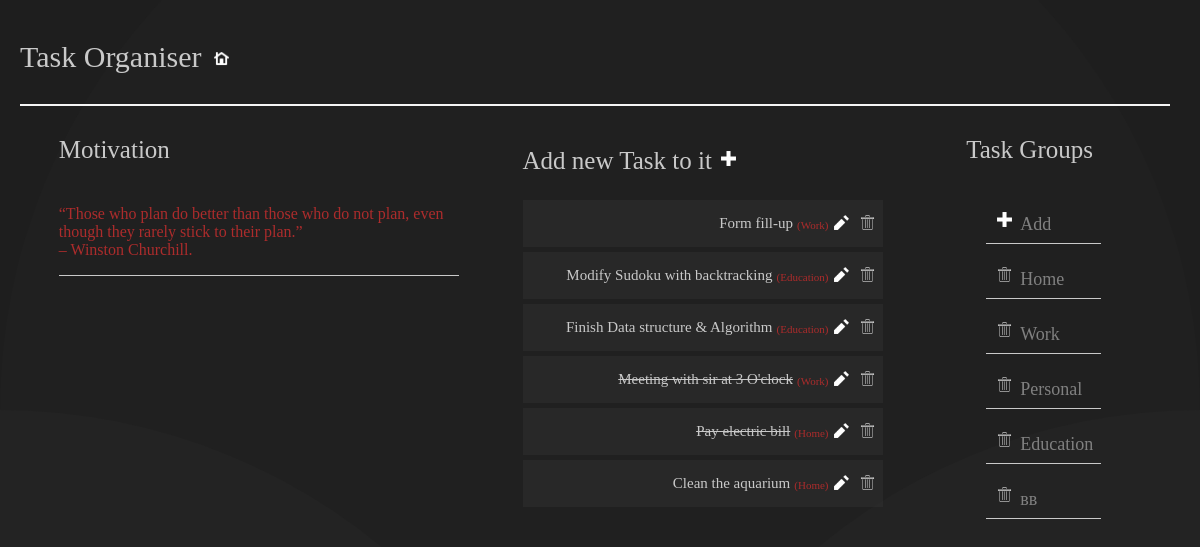
The page / on the database its author committed.
### task_group/models.py (models this page shows, shortened)
class Task(models.Model):
    Catagories = models.ForeignKey(Catagories,related_name='Task',on_delete=models.CASCADE )
    title = models.CharField(max_length=256)
    created_date = models.DateTimeField(auto_now_add=True)
    done = models.BooleanField(default=False)
    class Meta:
        ordering = ["-created_date"]
    def __str__(self):
        return self.title

class Catagories (models.Model):
    catagories_name = models.CharField(max_length=20,primary_key=True)
    def __str__(self):
        return self.catagories_name

### task_group/views.py (the view)
# urls.py: path('',TaskListView.as_view(),name='tlist'),
class TaskListView(ListView):
    context_object_name = 'tasks'
    model = models.Task
    def get_context_data(self, **kwargs):
        context = super(TaskListView, self).get_context_data(**kwargs)
        context['cat_list'] = Catagories.objects.all()
        print(context)
        return context

### task_group/templates/task_group/task_list.html
{% extends 'task_group/base.html' %}
{% load static %}
{% block heading %}
Add new Task to it <a href="/task_create/" ><img src="{% static 'task_group/img/plus.png' %}"></a>
{% endblock %}
{% block content %}
{%for t in tasks %}
                <div class="items">
                    <div class="subitem">
                        {% if t.done %}
                       <p class="listitem"><strike  >{{t.title}}</strike></p>
                        {% else %}
                        <p class="listitem">{{t.title}} </p>
                        {% endif %}
                        <p class="extra" > ({{t.Catagories}})</p>
                        <a href="/task_update/{{t.pk}}"  class="update"><img src="{% static 'task_group/img/pencil.png' %}" ></a>
                        <a href="/task_delete/{{t.pk}}" ><img src="{% static 'task_group/img/trash.png' %}"></a>
                    </div>
                </div>
{% endfor %}
{% endblock %}

### task_group/templates/task_group/base.html (shortened to what this page needs)
{% load static %}
<!DOCTYPE html>
<html lang="en">
<head>
    <link rel="stylesheet" href="{% static 'task_group/css/new.css' %}" type="text/css">
</head>
<body>
    <div class="base">
        <div class="title">
            <p class="title-text">Task Organiser</p>
            <div class="home">
                <a href="{% url 'task_group:tlist' %}" class="icon"><img src="{% static 'task_group/img/home.png' %}"></a>
            </div>
        </div>
        <div class="context">
            <div class="left">
                <p class="left-heading">Motivation</p>
                <div class="motivation">
                    <p>“Those who plan do better than those who do not plan, even though they rarely stick to their plan.”<br> – Winston Churchill. </p>
                </div>
            </div>
            <div class="tasklist">
                <div class="left-heading">
                    <p class="headingtext">{% block heading %} {% endblock%}</p>
                </div>
   {% block content %}
            {% endblock %}
            </div>
            <div class="groups">
                <p class="groups-heading">Task Groups</p>
                <ul>
                    <li><a href="/catagories_create/" ><img src="{% static 'task_group/img/plus.png' %}"></a>Add</li>
                    {% for c in cat_list %}
                    <li>
                        <a href="/catagories_delete/{{c.pk}}" ><img src="{% static 'task_group/img/trash.png' %}"></a><a href="/details/{{c.pk}}" >{{c.catagories_name}}</a>
                    </li>
                  {% endfor %}
                </ul>
            </div>
        </div>
    </div>
</body>
</html>

### task_group/static/task_group/css/new.css (style rules this page uses)
body { height: 100vh; margin: 10px; backhhground-image: url(https://images.pexels.com/photos/1291515/pexels-photo-1291515.jpeg?auto=compress&cs=tinysrgb&dpr=2&h=650&w=940); background-color: #000000; background-attachment: fixed; position: relative; background-size: cover; background-repeat: no-repeat; background-position: center; font-family: Bahnschrift Light; }
img { margin: 3px; height: 15px; padding-top: 12px; padding-right:5px; }
.title { float: left; position: static; border-bottom: 2px double whitesmoke; margin-right: 20px; margin-left:10px; display: flex; align-items: center; }
.title-text { color: rgb(201, 201, 201); font-size: 30px; font-family: Bahnschrift; }
.home { padding-left: 10px; padding-bottom: 5px; }
.base { display: flex; flex-direction: column; margin-bottom: 40px; }
.context { display: flex; flex-direction: row; justify-content: space-evenly; margin: 5px; justify-items: center; flex-wrap: wrap; align-items: flex-start; }
.left { color: rgb(172, 44, 44); display: flex; flex-direction: column; margin-right: 20px; display: flex; flex-direction: column; }
.left-heading { font-size: 25px; color: rgb(201, 201, 201); }
.motivation { max-width: 400px; font-size: 16px; border-bottom: 1px solid rgb(201, 201, 201); }
.tasklist { min-width: 30vw; display: flex; flex-direction: column; justify-content: center; max-width: 600px; }
.groups { color: gray; padding-left:20px; padding-right:20px; }
a { text-decoration:none; color: gray; }
.groups-heading { font-size: 25px; color: rgb(201, 201, 201); padding-left: 20px; }
li { list-style: none; padding: 8px; margin-right: 20px; font-size: 18px; border-bottom: 1px solid rgb(201, 201, 201); }
.items { display: flex; flex-direction: column; }
.subitem { display: flex; flex-decoration:row; flex-wrap:wrap; background-color: rgba(61, 61, 61, 0.301); margin-bottom: 5px; color: rgb(201, 201, 201); font-size: 15px; justify-content:flex-end; width:100%; }
.listitem { margin-right:2px; margin-left:5px; }
.extra { color: rgb(172, 44, 44); font-size:11px; padding-top:8px; padding-left:2px; padding-right:2px; }

### rows shown on the page
Task: title "Form fill-up", Catagories "Work"
Task: title "Modify Sudoku with backtracking", Catagories "Education"
Task: title "Finish Data structure & Algorithm", Catagories "Education"
Task: title "Meeting with sir at 3 O'clock", Catagories "Work"
Task: title "Pay electric bill", Catagories "Home"
Task: title "Clean the aquarium", Catagories "Home"
Catagories: catagories_name "Home"
Catagories: catagories_name "Work"
Catagories: catagories_name "Personal"
Catagories: catagories_name "Education"
Catagories: catagories_name "вв"
